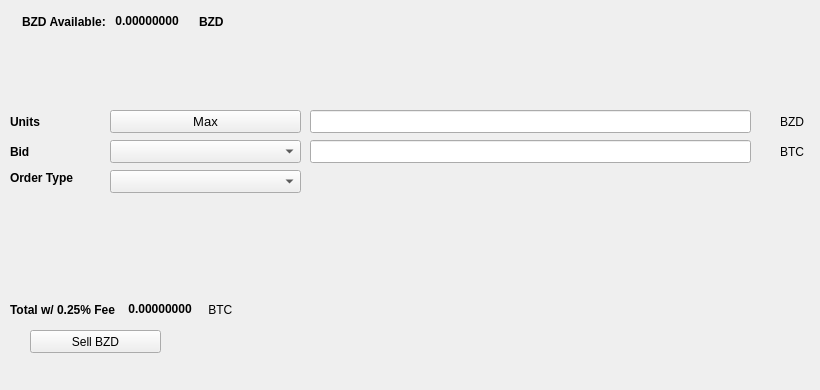
   <widget class="QWidget" name="SellTab">
    <attribute name="title">
     <string>Sell</string>
    </attribute>
    <widget class="QLabel" name="label_16">
     <property name="geometry">
      <rect>
       <x>780</x>
       <y>140</y>
       <width>31</width>
       <height>23</height>
      </rect>
     </property>
     <property name="text">
      <string>BTC</string>
     </property>
    </widget>
    <widget class="QComboBox" name="SellBidcomboBox">
     <property name="geometry">
      <rect>
       <x>110</x>
       <y>140</y>
       <width>191</width>
       <height>23</height>
      </rect>
     </property>
     <property name="font">
      <font>
       <pointsize>10</pointsize>
      </font>
     </property>
    </widget>
    <widget class="QLabel" name="label_18">
     <property name="geometry">
      <rect>
       <x>10</x>
       <y>110</y>
       <width>46</width>
       <height>23</height>
      </rect>
     </property>
     <property name="font">
      <font>
       <weight>75</weight>
       <bold>true</bold>
      </font>
     </property>
     <property name="text">
      <string>Units</string>
     </property>
    </widget>
    <widget class="QPushButton" name="Sell_Max_Amount">
     <property name="geometry">
      <rect>
       <x>110</x>
       <y>110</y>
       <width>191</width>
       <height>23</height>
      </rect>
     </property>
     <property name="font">
      <font>
       <pointsize>10</pointsize>
      </font>
     </property>
     <property name="text">
      <string>Max</string>
     </property>
    </widget>
    <widget class="QLabel" name="label_20">
     <property name="geometry">
      <rect>
       <x>10</x>
       <y>170</y>
       <width>91</width>
       <height>16</height>
      </rect>
     </property>
     <property name="font">
      <font>
       <weight>75</weight>
       <bold>true</bold>
      </font>
     </property>
     <property name="text">
      <string>Order Type</string>
     </property>
    </widget>
    <widget class="QComboBox" name="SellOrdertypeCombo">
     <property name="geometry">
      <rect>
       <x>110</x>
       <y>170</y>
       <width>191</width>
       <height>23</height>
      </rect>
     </property>
     <property name="font">
      <font>
       <pointsize>10</pointsize>
      </font>
     </property>
    </widget>
    <widget class="QLabel" name="label_21">
     <property name="geometry">
      <rect>
       <x>10</x>
       <y>140</y>
       <width>46</width>
       <height>23</height>
      </rect>
     </property>
     <property name="font">
      <font>
       <weight>75</weight>
       <bold>true</bold>
      </font>
     </property>
     <property name="text">
      <string>Bid</string>
     </property>
    </widget>
    <widget class="QLabel" name="label_22">
     <property name="geometry">
      <rect>
       <x>780</x>
       <y>110</y>
       <width>31</width>
       <height>23</height>
      </rect>
     </property>
     <property name="text">
      <string>BZD</string>
     </property>
    </widget>
    <widget class="QLineEdit" name="UnitsInputBZD">
     <property name="geometry">
      <rect>
       <x>310</x>
       <y>110</y>
       <width>441</width>
       <height>23</height>
      </rect>
     </property>
     <property name="font">
      <font>
       <pointsize>9</pointsize>
       <weight>75</weight>
       <bold>true</bold>
      </font>
     </property>
    </widget>
    <widget class="QLineEdit" name="SellBidPriceEdit">
     <property name="geometry">
      <rect>
       <x>310</x>
       <y>140</y>
       <width>441</width>
       <height>23</height>
      </rect>
     </property>
     <property name="font">
      <font>
       <pointsize>9</pointsize>
       <weight>75</weight>
       <bold>true</bold>
      </font>
     </property>
    </widget>
    <widget class="QPushButton" name="SellBZDBTN">
     <property name="geometry">
      <rect>
       <x>30</x>
       <y>330</y>
       <width>131</width>
       <height>23</height>
      </rect>
     </property>
     <property name="text">
      <string>Sell BZD</string>
     </property>
     <property name="icon">
      <iconset resource="../bitzayed">
       <normaloff>:/icons/bitcoin</normaloff>:/icons/bitcoin</iconset>
     </property>
    </widget>
    <widget class="QWidget" name="layoutWidget3">
     <property name="geometry">
      <rect>
       <x>22</x>
       <y>12</y>
       <width>258</width>
       <height>19</height>
      </rect>
     </property>
     <layout class="QHBoxLayout" name="horizontalLayout">
      <item>
       <widget class="QLabel" name="label232_2">
        <property name="font">
         <font>
          <weight>75</weight>
          <bold>true</bold>
         </font>
        </property>
        <property name="text">
         <string>BZD Available:</string>
        </property>
       </widget>
      </item>
      <item>
       <widget class="QLabel" name="BZDAvailableLabel">
        <property name="palette">
         <palette>
          <active>
           <colorrole role="WindowText">
            <brush brushstyle="SolidPattern">
             <color alpha="255">
              <red>0</red>
              <green>0</green>
              <blue>0</blue>
             </color>
            </brush>
           </colorrole>
           <colorrole role="Button">
            <brush brushstyle="SolidPattern">
             <color alpha="255">
              <red>0</red>
              <green>170</green>
              <blue>0</blue>
             </color>
            </brush>
           </colorrole>
           <colorrole role="Light">
            <brush brushstyle="SolidPattern">
             <color alpha="255">
              <red>0</red>
              <green>255</green>
              <blue>0</blue>
             </color>
            </brush>
           </colorrole>
           <colorrole role="Midlight">
            <brush brushstyle="SolidPattern">
             <color alpha="255">
              <red>0</red>
              <green>212</green>
              <blue>0</blue>
             </color>
            </brush>
           </colorrole>
           <colorrole role="Dark">
            <brush brushstyle="SolidPattern">
             <color alpha="255">
              <red>0</red>
              <green>85</green>
              <blue>0</blue>
             </color>
            </brush>
           </colorrole>
           <colorrole role="Mid">
            <brush brushstyle="SolidPattern">
             <color alpha="255">
              <red>0</red>
              <green>113</green>
              <blue>0</blue>
             </color>
            </brush>
           </colorrole>
           <colorrole role="Text">
            <brush brushstyle="SolidPattern">
             <color alpha="255">
              <red>0</red>
              <green>170</green>
              <blue>0</blue>
             </color>
            </brush>
           </colorrole>
           <colorrole role="BrightText">
            <brush brushstyle="SolidPattern">
             <color alpha="255">
              <red>255</red>
              <green>255</green>
              <blue>255</blue>
             </color>
            </brush>
           </colorrole>
           <colorrole role="ButtonText">
            <brush brushstyle="SolidPattern">
             <color alpha="255">
              <red>0</red>
              <green>0</green>
              <blue>0</blue>
             </color>
            </brush>
           </colorrole>
           <colorrole role="Base">
            <brush brushstyle="SolidPattern">
             <color alpha="255">
              <red>255</red>
              <green>255</green>
              <blue>255</blue>
             </color>
            </brush>
           </colorrole>
           <colorrole role="Window">
            <brush brushstyle="SolidPattern">
             <color alpha="255">
              <red>0</red>
              <green>170</green>
              <blue>0</blue>
             </color>
            </brush>
           </colorrole>
           <colorrole role="Shadow">
            <brush brushstyle="SolidPattern">
             <color alpha="255">
              <red>0</red>
              <green>0</green>
              <blue>0</blue>
             </color>
            </brush>
           </colorrole>
           <colorrole role="AlternateBase">
            <brush brushstyle="SolidPattern">
             <color alpha="255">
              <red>127</red>
              <green>212</green>
              <blue>127</blue>
             </color>
            </brush>
           </colorrole>
           <colorrole role="ToolTipBase">
            <brush brushstyle="SolidPattern">
             <color alpha="255">
              <red>255</red>
              <green>255</green>
              <blue>220</blue>
             </color>
            </brush>
           </colorrole>
           <colorrole role="ToolTipText">
            <brush brushstyle="SolidPattern">
             <color alpha="255">
              <red>0</red>
              <green>0</green>
              <blue>0</blue>
             </color>
            </brush>
           </colorrole>
          </active>
          <inactive>
           <colorrole role="WindowText">
            <brush brushstyle="SolidPattern">
             <color alpha="255">
              <red>0</red>
              <green>0</green>
              <blue>0</blue>
             </color>
            </brush>
           </colorrole>
           <colorrole role="Button">
            <brush brushstyle="SolidPattern">
             <color alpha="255">
              <red>0</red>
              <green>170</green>
              <blue>0</blue>
             </color>
            </brush>
           </colorrole>
           <colorrole role="Light">
            <brush brushstyle="SolidPattern">
             <color alpha="255">
              <red>0</red>
              <green>255</green>
              <blue>0</blue>
             </color>
            </brush>
           </colorrole>
           <colorrole role="Midlight">
            <brush brushstyle="SolidPattern">
             <color alpha="255">
              <red>0</red>
              <green>212</green>
              <blue>0</blue>
             </color>
            </brush>
           </colorrole>
           <colorrole role="Dark">
            <brush brushstyle="SolidPattern">
             <color alpha="255">
              <red>0</red>
              <green>85</green>
              <blue>0</blue>
             </color>
            </brush>
           </colorrole>
           <colorrole role="Mid">
            <brush brushstyle="SolidPattern">
             <color alpha="255">
              <red>0</red>
              <green>113</green>
              <blue>0</blue>
             </color>
            </brush>
           </colorrole>
           <colorrole role="Text">
            <brush brushstyle="SolidPattern">
             <color alpha="255">
              <red>0</red>
              <green>170</green>
              <blue>0</blue>
             </color>
            </brush>
           </colorrole>
           <colorrole role="BrightText">
            <brush brushstyle="SolidPattern">
             <color alpha="255">
              <red>255</red>
              <green>255</green>
              <blue>255</blue>
             </color>
            </brush>
           </colorrole>
           <colorrole role="ButtonText">
            <brush brushstyle="SolidPattern">
             <color alpha="255">
              <red>0</red>
              <green>0</green>
              <blue>0</blue>
             </color>
            </brush>
           </colorrole>
           <colorrole role="Base">
            <brush brushstyle="SolidPattern">
             <color alpha="255">
              <red>255</red>
              <green>255</green>
              <blue>255</blue>
             </color>
            </brush>
           </colorrole>
           <colorrole role="Window">
            <brush brushstyle="SolidPattern">
             <color alpha="255">
              <red>0</red>
              <green>170</green>
              <blue>0</blue>
             </color>
            </brush>
           </colorrole>
           <colorrole role="Shadow">
            <brush brushstyle="SolidPattern">
             <color alpha="255">
              <red>0</red>
              <green>0</green>
              <blue>0</blue>
             </color>
            </brush>
           </colorrole>
           <colorrole role="AlternateBase">
            <brush brushstyle="SolidPattern">
             <color alpha="255">
              <red>127</red>
              <green>212</green>
              <blue>127</blue>
             </color>
            </brush>
           </colorrole>
           <colorrole role="ToolTipBase">
            <brush brushstyle="SolidPattern">
             <color alpha="255">
              <red>255</red>
              <green>255</green>
              <blue>220</blue>
             </color>
            </brush>
           </colorrole>
           <colorrole role="ToolTipText">
            <brush brushstyle="SolidPattern">
             <color alpha="255">
              <red>0</red>
              <green>0</green>
              <blue>0</blue>
             </color>
            </brush>
           </colorrole>
          </inactive>
          <disabled>
           <colorrole role="WindowText">
            <brush brushstyle="SolidPattern">
             <color alpha="255">
              <red>0</red>
              <green>85</green>
              <blue>0</blue>
             </color>
            </brush>
           </colorrole>
           <colorrole role="Button">
            <brush brushstyle="SolidPattern">
             <color alpha="255">
              <red>0</red>
              <green>170</green>
              <blue>0</blue>
             </color>
            </brush>
           </colorrole>
           <colorrole role="Light">
            <brush brushstyle="SolidPattern">
             <color alpha="255">
              <red>0</red>
              <green>255</green>
              <blue>0</blue>
             </color>
            </brush>
           </colorrole>
           <colorrole role="Midlight">
            <brush brushstyle="SolidPattern">
             <color alpha="255">
              <red>0</red>
              <green>212</green>
              <blue>0</blue>
             </color>
            </brush>
           </colorrole>
           <colorrole role="Dark">
            <brush brushstyle="SolidPattern">
             <color alpha="255">
              <red>0</red>
              <green>85</green>
              <blue>0</blue>
             </color>
            </brush>
           </colorrole>
           <colorrole role="Mid">
            <brush brushstyle="SolidPattern">
             <color alpha="255">
              <red>0</red>
              <green>113</green>
              <blue>0</blue>
             </color>
            </brush>
           </colorrole>
           <colorrole role="Text">
            <brush brushstyle="SolidPattern">
             <color alpha="255">
              <red>0</red>
              <green>85</green>
              <blue>0</blue>
             </color>
            </brush>
           </colorrole>
           <colorrole role="BrightText">
            <brush brushstyle="SolidPattern">
             <color alpha="255">
              <red>255</red>
              <green>255</green>
              <blue>255</blue>
             </color>
            </brush>
           </colorrole>
           <colorrole role="ButtonText">
            <brush brushstyle="SolidPattern">
             <color alpha="255">
              <red>0</red>
              <green>85</green>
              <blue>0</blue>
             </color>
            </brush>
           </colorrole>
           <colorrole role="Base">
            <brush brushstyle="SolidPattern">
             <color alpha="255">
              <red>0</red>
              <green>170</green>
              <blue>0</blue>
             </color>
            </brush>
           </colorrole>
           <colorrole role="Window">
            <brush brushstyle="SolidPattern">
             <color alpha="255">
              <red>0</red>
              <green>170</green>
              <blue>0</blue>
             </color>
            </brush>
           </colorrole>
           <colorrole role="Shadow">
            <brush brushstyle="SolidPattern">
             <color alpha="255">
              <red>0</red>
              <green>0</green>
              <blue>0</blue>
             </color>
            </brush>
           </colorrole>
           <colorrole role="AlternateBase">
            <brush brushstyle="SolidPattern">
             <color alpha="255">
              <red>0</red>
              <green>170</green>
              <blue>0</blue>
             </color>
            </brush>
           </colorrole>
           <colorrole role="ToolTipBase">
            <brush brushstyle="SolidPattern">
             <color alpha="255">
              <red>255</red>
              <green>255</green>
              <blue>220</blue>
             </color>
            </brush>
           </colorrole>
           <colorrole role="ToolTipText">
            <brush brushstyle="SolidPattern">
             <color alpha="255">
              <red>0</red>
              <green>0</green>
              <blue>0</blue>
             </color>
            </brush>
           </colorrole>
          </disabled>
         </palette>
        </property>
        <property name="font">
         <font>
          <weight>75</weight>
          <bold>true</bold>
         </font>
        </property>
        <property name="text">
         <string> 0.00000000 </string>
        </property>
        <property name="textInteractionFlags">
         <set>Qt::LinksAccessibleByMouse|Qt::TextSelectableByKeyboard|Qt::TextSelectableByMouse</set>
        </property>
       </widget>
      </item>
      <item>
       <widget class="QLabel" name="labelBZD">
        <property name="font">
         <font>
          <weight>75</weight>
          <bold>true</bold>
         </font>
        </property>
        <property name="text">
         <string>BZD</string>
        </property>
       </widget>
      </item>
     </layout>
    </widget>
    <widget class="QWidget" name="layoutWidget">
     <property name="geometry">
      <rect>
       <x>10</x>
       <y>300</y>
       <width>268</width>
       <height>19</height>
      </rect>
     </property>
     <layout class="QHBoxLayout" name="horizontalLayout_2">
      <item>
       <widget class="QLabel" name="label_19">
        <property name="font">
         <font>
          <weight>75</weight>
          <bold>true</bold>
         </font>
        </property>
        <property name="text">
         <string>Total w/ 0.25% Fee </string>
        </property>
       </widget>
      </item>
      <item>
       <widget class="QLabel" name="SellCostLabel">
        <property name="palette">
         <palette>
          <active>
           <colorrole role="WindowText">
            <brush brushstyle="SolidPattern">
             <color alpha="255">
              <red>0</red>
              <green>0</green>
              <blue>0</blue>
             </color>
            </brush>
           </colorrole>
           <colorrole role="Button">
            <brush brushstyle="SolidPattern">
             <color alpha="255">
              <red>0</red>
              <green>170</green>
              <blue>0</blue>
             </color>
            </brush>
           </colorrole>
           <colorrole role="Light">
            <brush brushstyle="SolidPattern">
             <color alpha="255">
              <red>0</red>
              <green>255</green>
              <blue>0</blue>
             </color>
            </brush>
           </colorrole>
           <colorrole role="Midlight">
            <brush brushstyle="SolidPattern">
             <color alpha="255">
              <red>0</red>
              <green>212</green>
              <blue>0</blue>
             </color>
            </brush>
           </colorrole>
           <colorrole role="Dark">
            <brush brushstyle="SolidPattern">
             <color alpha="255">
              <red>0</red>
              <green>85</green>
              <blue>0</blue>
             </color>
            </brush>
           </colorrole>
           <colorrole role="Mid">
            <brush brushstyle="SolidPattern">
             <color alpha="255">
              <red>0</red>
              <green>113</green>
              <blue>0</blue>
             </color>
            </brush>
           </colorrole>
           <colorrole role="Text">
            <brush brushstyle="SolidPattern">
             <color alpha="255">
              <red>0</red>
              <green>170</green>
              <blue>0</blue>
             </color>
            </brush>
           </colorrole>
           <colorrole role="BrightText">
            <brush brushstyle="SolidPattern">
             <color alpha="255">
              <red>255</red>
              <green>255</green>
              <blue>255</blue>
             </color>
            </brush>
           </colorrole>
           <colorrole role="ButtonText">
            <brush brushstyle="SolidPattern">
             <color alpha="255">
              <red>0</red>
              <green>0</green>
              <blue>0</blue>
             </color>
            </brush>
           </colorrole>
           <colorrole role="Base">
            <brush brushstyle="SolidPattern">
             <color alpha="255">
              <red>255</red>
              <green>255</green>
              <blue>255</blue>
             </color>
            </brush>
           </colorrole>
           <colorrole role="Window">
            <brush brushstyle="SolidPattern">
             <color alpha="255">
              <red>0</red>
              <green>170</green>
              <blue>0</blue>
             </color>
            </brush>
           </colorrole>
           <colorrole role="Shadow">
            <brush brushstyle="SolidPattern">
             <color alpha="255">
              <red>0</red>
              <green>0</green>
              <blue>0</blue>
             </color>
            </brush>
           </colorrole>
           <colorrole role="AlternateBase">
            <brush brushstyle="SolidPattern">
             <color alpha="255">
              <red>127</red>
              <green>212</green>
              <blue>127</blue>
             </color>
            </brush>
           </colorrole>
           <colorrole role="ToolTipBase">
            <brush brushstyle="SolidPattern">
             <color alpha="255">
              <red>255</red>
              <green>255</green>
              <blue>220</blue>
             </color>
            </brush>
           </colorrole>
           <colorrole role="ToolTipText">
            <brush brushstyle="SolidPattern">
             <color alpha="255">
              <red>0</red>
              <green>0</green>
              <blue>0</blue>
             </color>
            </brush>
           </colorrole>
          </active>
          <inactive>
           <colorrole role="WindowText">
            <brush brushstyle="SolidPattern">
             <color alpha="255">
              <red>0</red>
              <green>0</green>
              <blue>0</blue>
             </color>
            </brush>
           </colorrole>
           <colorrole role="Button">
            <brush brushstyle="SolidPattern">
             <color alpha="255">
              <red>0</red>
              <green>170</green>
              <blue>0</blue>
             </color>
            </brush>
           </colorrole>
           <colorrole role="Light">
            <brush brushstyle="SolidPattern">
             <color alpha="255">
              <red>0</red>
              <green>255</green>
              <blue>0</blue>
             </color>
            </brush>
           </colorrole>
           <colorrole role="Midlight">
            <brush brushstyle="SolidPattern">
             <color alpha="255">
              <red>0</red>
              <green>212</green>
              <blue>0</blue>
             </color>
            </brush>
           </colorrole>
           <colorrole role="Dark">
            <brush brushstyle="SolidPattern">
             <color alpha="255">
              <red>0</red>
              <green>85</green>
              <blue>0</blue>
             </color>
            </brush>
           </colorrole>
           <colorrole role="Mid">
            <brush brushstyle="SolidPattern">
             <color alpha="255">
              <red>0</red>
              <green>113</green>
              <blue>0</blue>
             </color>
            </brush>
           </colorrole>
           <colorrole role="Text">
            <brush brushstyle="SolidPattern">
             <color alpha="255">
              <red>0</red>
              <green>170</green>
              <blue>0</blue>
             </color>
            </brush>
           </colorrole>
           <colorrole role="BrightText">
            <brush brushstyle="SolidPattern">
             <color alpha="255">
              <red>255</red>
              <green>255</green>
              <blue>255</blue>
             </color>
            </brush>
           </colorrole>
           <colorrole role="ButtonText">
            <brush brushstyle="SolidPattern">
             <color alpha="255">
              <red>0</red>
              <green>0</green>
              <blue>0</blue>
             </color>
            </brush>
           </colorrole>
           <colorrole role="Base">
            <brush brushstyle="SolidPattern">
             <color alpha="255">
              <red>255</red>
              <green>255</green>
              <blue>255</blue>
             </color>
            </brush>
           </colorrole>
           <colorrole role="Window">
            <brush brushstyle="SolidPattern">
             <color alpha="255">
              <red>0</red>
              <green>170</green>
              <blue>0</blue>
             </color>
            </brush>
           </colorrole>
           <colorrole role="Shadow">
            <brush brushstyle="SolidPattern">
             <color alpha="255">
              <red>0</red>
              <green>0</green>
              <blue>0</blue>
             </color>
            </brush>
           </colorrole>
           <colorrole role="AlternateBase">
            <brush brushstyle="SolidPattern">
             <color alpha="255">
              <red>127</red>
              <green>212</green>
              <blue>127</blue>
             </color>
            </brush>
           </colorrole>
           <colorrole role="ToolTipBase">
            <brush brushstyle="SolidPattern">
             <color alpha="255">
              <red>255</red>
              <green>255</green>
              <blue>220</blue>
             </color>
            </brush>
           </colorrole>
           <colorrole role="ToolTipText">
            <brush brushstyle="SolidPattern">
             <color alpha="255">
              <red>0</red>
              <green>0</green>
              <blue>0</blue>
             </color>
            </brush>
           </colorrole>
          </inactive>
          <disabled>
           <colorrole role="WindowText">
            <brush brushstyle="SolidPattern">
             <color alpha="255">
              <red>0</red>
              <green>85</green>
              <blue>0</blue>
             </color>
            </brush>
           </colorrole>
           <colorrole role="Button">
            <brush brushstyle="SolidPattern">
             <color alpha="255">
              <red>0</red>
              <green>170</green>
              <blue>0</blue>
             </color>
            </brush>
           </colorrole>
           <colorrole role="Light">
            <brush brushstyle="SolidPattern">
             <color alpha="255">
              <red>0</red>
              <green>255</green>
              <blue>0</blue>
             </color>
            </brush>
           </colorrole>
           <colorrole role="Midlight">
            <brush brushstyle="SolidPattern">
             <color alpha="255">
              <red>0</red>
              <green>212</green>
              <blue>0</blue>
             </color>
            </brush>
           </colorrole>
           <colorrole role="Dark">
            <brush brushstyle="SolidPattern">
             <color alpha="255">
              <red>0</red>
              <green>85</green>
              <blue>0</blue>
             </color>
            </brush>
           </colorrole>
           <colorrole role="Mid">
            <brush brushstyle="SolidPattern">
             <color alpha="255">
              <red>0</red>
              <green>113</green>
              <blue>0</blue>
             </color>
            </brush>
           </colorrole>
           <colorrole role="Text">
            <brush brushstyle="SolidPattern">
             <color alpha="255">
              <red>0</red>
              <green>85</green>
              <blue>0</blue>
             </color>
            </brush>
           </colorrole>
           <colorrole role="BrightText">
            <brush brushstyle="SolidPattern">
             <color alpha="255">
              <red>255</red>
              <green>255</green>
              <blue>255</blue>
             </color>
            </brush>
           </colorrole>
           <colorrole role="ButtonText">
            <brush brushstyle="SolidPattern">
             <color alpha="255">
              <red>0</red>
              <green>85</green>
              <blue>0</blue>
             </color>
            </brush>
           </colorrole>
           <colorrole role="Base">
            <brush brushstyle="SolidPattern">
             <color alpha="255">
              <red>0</red>
              <green>170</green>
              <blue>0</blue>
             </color>
            </brush>
           </colorrole>
           <colorrole role="Window">
            <brush brushstyle="SolidPattern">
             <color alpha="255">
              <red>0</red>
              <green>170</green>
              <blue>0</blue>
             </color>
            </brush>
           </colorrole>
           <colorrole role="Shadow">
            <brush brushstyle="SolidPattern">
             <color alpha="255">
              <red>0</red>
              <green>0</green>
              <blue>0</blue>
             </color>
            </brush>
           </colorrole>
           <colorrole role="AlternateBase">
            <brush brushstyle="SolidPattern">
             <color alpha="255">
              <red>0</red>
              <green>170</green>
              <blue>0</blue>
             </color>
            </brush>
           </colorrole>
           <colorrole role="ToolTipBase">
            <brush brushstyle="SolidPattern">
             <color alpha="255">
              <red>255</red>
              <green>255</green>
              <blue>220</blue>
             </color>
            </brush>
           </colorrole>
           <colorrole role="ToolTipText">
            <brush brushstyle="SolidPattern">
             <color alpha="255">
              <red>0</red>
              <green>0</green>
              <blue>0</blue>
             </color>
            </brush>
           </colorrole>
          </disabled>
         </palette>
        </property>
        <property name="font">
         <font>
          <weight>75</weight>
          <bold>true</bold>
         </font>
        </property>
        <property name="autoFillBackground">
         <bool>false</bool>
        </property>
        <property name="text">
         <string> 0.00000000</string>
        </property>
        <property name="textInteractionFlags">
         <set>Qt::LinksAccessibleByMouse|Qt::TextSelectableByMouse</set>
        </property>
       </widget>
      </item>
      <item>
       <widget class="QLabel" name="label_17">
        <property name="font">
         <font>
          <weight>50</weight>
          <bold>false</bold>
         </font>
        </property>
        <property name="text">
         <string> BTC</string>
        </property>
       </widget>
      </item>
     </layout>
    </widget>
    <widget class="QLabel" name="label_23">
     <property name="geometry">
      <rect>
       <x>460</x>
       <y>300</y>
       <width>281</width>
       <height>81</height>
      </rect>
     </property>
     <property name="text">
      <string/>
     </property>
     <property name="pixmap">
      <pixmap>:/images/bittrex</pixmap>
     </property>
    </widget>
   </widget>
